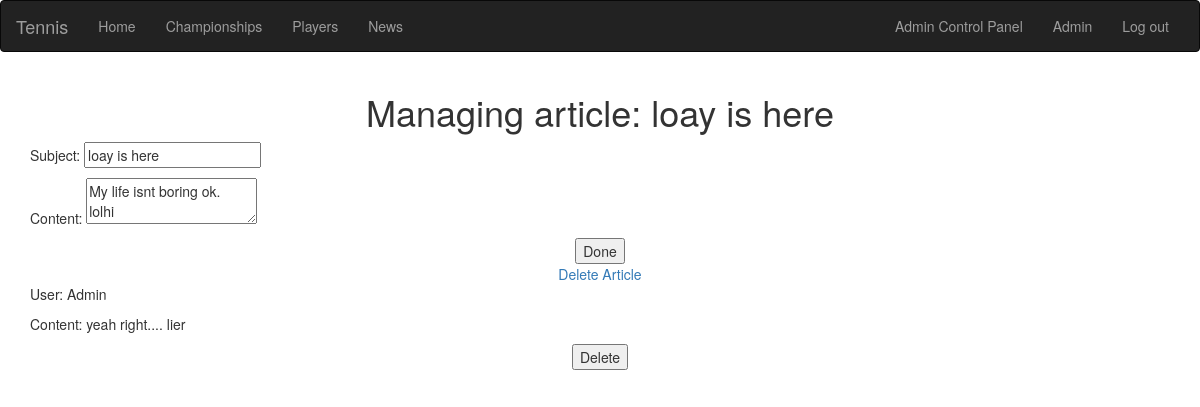
/acp/article/1 (signed in), run on an earlier commit of the app's database.
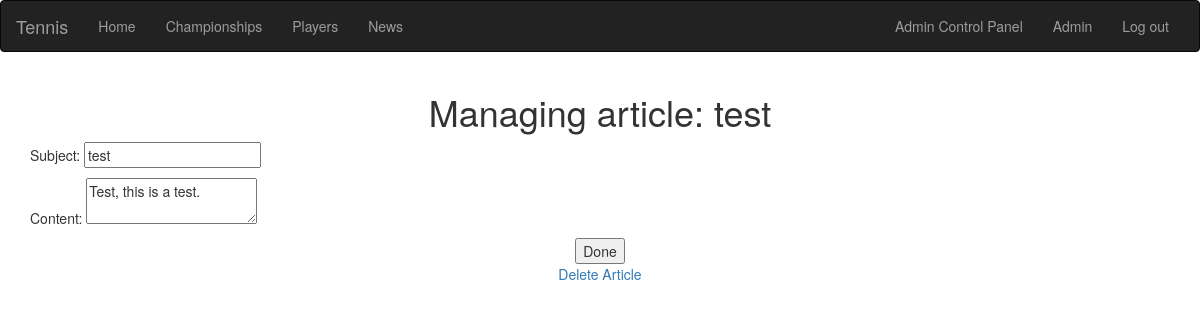
And on a later commit of the database.
### database_setup.py (models this page shows, shortened)
class News(Base):
    __tablename__='news'
    id=Column(Integer, primary_key=True)
    user=relationship('User')
    user_id=Column(Integer, ForeignKey('user.id'))
    subject=Column(String)
    content=Column(String)
    comments=relationship('Comment', uselist=True)

class Comment(Base):
    __tablename__='comment'
    id=Column(Integer, primary_key=True)
    article=relationship('News')
    user=relationship('User')
    user_id=Column(Integer, ForeignKey('user.id'))
    news_id=Column(Integer, ForeignKey('news.id'))
    content=Column(String)

class User(Base):
    __tablename__ = 'user'
    id = Column(Integer, primary_key=True)
    name = Column(String(255))
    country = Column(String(255))
    email = Column(String(255), unique=True)
    photo = Column(String(255), unique=True)
    password_hash = Column(String(255))
    gender=Column(String)
    dob=Column(Date)
    admin=Column(Boolean)

### web_app.py (the view, shortened to what this page needs)
@app.route('/acp/article/<int:id>', methods=['POST', 'GET'])
def ManageArticle(id):
	if login_session is None:
		flash("You must be logged in to do this.")
		return redirect(url_for('login'))
	user=dbsession.query(User).filter_by(id=login_session['id']).first()
	if (not user.admin):
		flash("You are not authorized to do this.")
		return redirect(url_for('main'))
	article=dbsession.query(News).filter_by(id=id).first()
	if request.method=='GET':
		if (article is None):
			flash("Invalid article.")
			return redirect(url_for('ManageArticles'))
		else:
			comments=dbsession.query(Comment).filter_by(news_id=article.id).all()
			return render_template('ManageArticle.html', article=article, comments=comments)

### templates/ManageArticle.html (shortened to what this page needs)
{% extends "layout.html" %}
{% block body %}
<form action="{{url_for('ManageArticle', id=article.id) }}" method="post">
<center><h1> Managing article: {{article.subject}}</h1></center>
<p>Subject: <input type="text" name="subject" value="{{article.subject}}"><br></p>
<p>Content: <textarea name="content">{{ article.content }}</textarea></p>
<center><input type="submit" value="Done"></center>
</form>
<center><a href="{{ url_for('DeleteArticle', id=article.id) }}">Delete Article</a></center>
{% for comment in comments %}
<form action="{{ url_for('DeleteComment', id=comment.id ) }}" method="post">
	<p>User: {{comment.user.name}}</p>
	<p>Content: {{comment.content}}</p>
	<p><center><input type="submit" value="Delete"></center></p>
</form>
{% endfor %}
{% endblock %}

What changed in the data, as far as the page shows it:
removed Comment: user.name "Admin", content "yeah right.... lier"
changed News: subject "loay is here" → "test"; content "My life isnt boring ok. lolhi" → "Test, this is a test."
